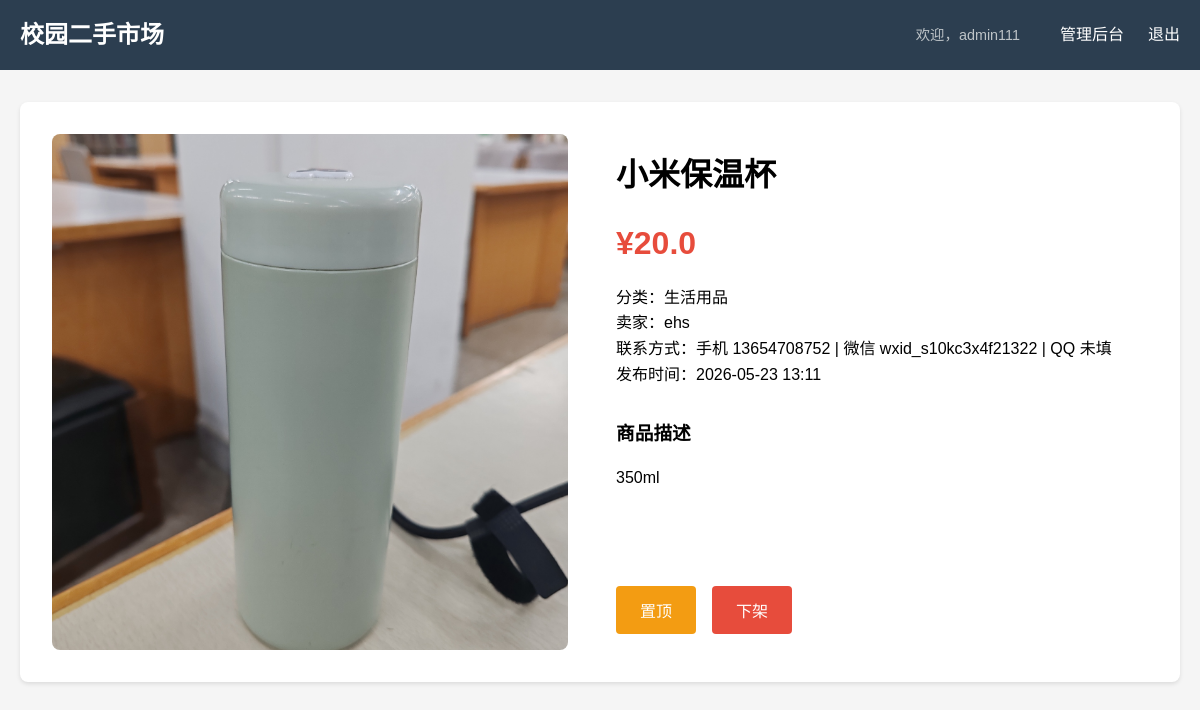
The app's page /admin/item/1 (signed in) with its own data.
### models.py (models this page shows, shortened)
class Item(db.Model):
    id = db.Column(db.Integer, primary_key=True)
    title = db.Column(db.String(100), nullable=False)
    description = db.Column(db.Text, nullable=False)
    price = db.Column(db.Float, nullable=False)
    category = db.Column(db.String(50), nullable=False)
    image_path = db.Column(db.String(200), nullable=False)
    create_time = db.Column(db.DateTime, default=datetime.now)
    is_sold = db.Column(db.Boolean, default=False)
    is_top = db.Column(db.Boolean, default=False)            # 是否置顶
    is_active = db.Column(db.Boolean, default=True)          # 商品是否有效（下架后为False）
    seller_id = db.Column(db.Integer, db.ForeignKey('user.id'), nullable=False)
    cart_entries = db.relationship('Cart', backref='item', lazy=True)
    orders = db.relationship('Order', backref='item', lazy=True)
    reports = db.relationship('Report', backref='item', lazy=True)
    def to_dict(self, hide_seller_info=False):
        data = {
            'id': self.id,
            'title': self.title,
            'description': self.description,
            'price': self.price,
            'category': self.category,
            'image_path': self.image_path,
            'create_time': self.create_time.strftime('%Y-%m-%d %H:%M'),
            'is_sold': self.is_sold,
            'is_top': self.is_top,
            'is_active': self.is_active,
            'seller_id': self.seller_id,
            'seller_username': self.seller.username
        }
        if not hide_seller_info:
            data['seller_phone'] = self.seller.phone
            data['seller_wechat'] = self.seller.wechat
            data['seller_qq'] = self.seller.qq
        return data

class User(db.Model):
    id = db.Column(db.Integer, primary_key=True)
    username = db.Column(db.String(50), unique=True, nullable=False)
    password = db.Column(db.String(100), nullable=False)
    phone = db.Column(db.String(20), nullable=False)
    wechat = db.Column(db.String(50), nullable=True, default='')
    qq = db.Column(db.String(20), nullable=True, default='')
    avatar = db.Column(db.String(200), default='default_avatar.png')
    is_admin = db.Column(db.Boolean, default=False)          # 是否为管理员
    create_time = db.Column(db.DateTime, default=datetime.now)
    items = db.relationship('Item', backref='seller', lazy=True)
    cart_items = db.relationship('Cart', backref='user', lazy=True)
    orders = db.relationship('Order', backref='buyer', lazy=True)
    notifications = db.relationship('Notification', backref='user', lazy=True)
    reports_made = db.relationship('Report', foreign_keys='Report.reporter_id', backref='reporter', lazy=True)

### app.py (the view)
@app.route('/admin/item/<int:item_id>')
def admin_item_detail(item_id):
    if not session.get('is_admin'):
        abort(403)
    item = Item.query.get_or_404(item_id)
    return render_template('admin_item_detail.html', item=item.to_dict(hide_seller_info=False))

### app.py (called while the page is built)
def get_cart_count():
    if 'user_id' in session:
        return Cart.query.filter_by(user_id=session['user_id']).count()
    return 0

def get_unread_notification_count():
    if 'user_id' in session:
        return Notification.query.filter_by(user_id=session['user_id'], is_read=False).count()
    return 0

def get_unhandled_reports_count():
    if session.get('is_admin'):
        return Report.query.filter_by(status='待处理').count()
    return 0

@app.context_processor
def inject_common():
    return dict(
        cart_count=get_cart_count(),
        notif_count=get_unread_notification_count(),   # 注意：函数名正确
        is_admin=session.get('is_admin', False),
        unhandled_reports_count=get_unhandled_reports_count()   # 新增
    )

@app.context_processor
def inject_common():
    return dict(
        cart_count=get_cart_count(),
        notif_count=get_unread_notification_count(),   # 注意：函数名正确
        is_admin=session.get('is_admin', False),
        unhandled_reports_count=get_unhandled_reports_count()   # 新增
    )

### templates/admin_item_detail.html (shortened to what this page needs)
{% extends "base.html" %}
{% block content %}
<div class="item-detail admin-detail">
    <div class="item-image">
        <img src="{{ url_for('static', filename='uploads/' + item.image_path) }}" alt="{{ item.title }}">
    </div>
    <div class="item-info">
        <div class="info-top">
            <h1>{{ item.title }}</h1>
            <p class="price">¥{{ item.price }}</p>
            <p>分类：{{ item.category }}</p>
            <p>卖家：{{ item.seller_username }}</p>
            <p>联系方式：手机 {{ item.seller_phone }} | 微信 {{ item.seller_wechat or '未填' }} | QQ {{ item.seller_qq or '未填' }}</p>
            <p>发布时间：{{ item.create_time }}</p>
            <div class="description">
                <h3>商品描述</h3>
                <p>{{ item.description }}</p>
            </div>
        </div>
        <div class="admin-actions">
            <button class="btn btn-top {% if not item.is_active %}disabled{% endif %}"
                    onclick="{% if item.is_active %}toggleTop({{ item.id }}){% else %}alert('商品已下架，无法置顶'){% endif %}"
                    {% if not item.is_active %}disabled{% endif %}>
                {% if item.is_top %}取消置顶{% else %}置顶{% endif %}
            </button>
            {% if item.is_active %}
                <button class="btn btn-danger" onclick="offShelf({{ item.id }})">下架</button>
            {% else %}
                <button class="btn btn-warning" onclick="relistItem({{ item.id }})">重新上架</button>
            {% endif %}
        </div>
    </div>
</div>
{% endblock %}

### static/css/style.css (style rules this page uses)
* { margin: 0; padding: 0; box-sizing: border-box; }
body { font-family: Arial, sans-serif; line-height: 1.6; background-color: #f5f5f5; padding-bottom: 80px; }
.item-info { padding: 1rem; }
.btn { padding: 0.75rem 1.5rem; background-color: #3498db; color: white; border: none; border-radius: 4px; cursor: pointer; font-size: 1rem; text-decoration: none; display: inline-block; }
.btn-danger { background-color: #e74c3c; }
.item-detail { display: grid; grid-template-columns: 1fr 1fr; gap: 2rem; background-color: white; padding: 2rem; border-radius: 8px; box-shadow: 0 2px 4px rgba(0,0,0,0.1); }
.item-image { aspect-ratio: 1/1; overflow: hidden; border-radius: 8px; }
.item-image img { width: 100%; height: 100%; object-fit: cover; object-position: center; }
.item-info h1 { margin-bottom: 1rem; }
.price { font-size: 2rem; font-weight: bold; color: #e74c3c; margin-bottom: 1rem; }
.description { margin-top: 2rem; }
.description h3 { margin-bottom: 1rem; }
input, textarea, select, button, label { font-family: inherit; font-size: 1rem; }
.item-image img { cursor: zoom-in; }

### templates/admin_item_detail.html (style rules this page uses)
.item-detail.admin-detail { display: flex; gap: 2rem; align-items: stretch; }
.item-detail.admin-detail .item-image { flex: 1; aspect-ratio: 1/1; overflow: hidden; border-radius: 8px; }
.item-detail.admin-detail .item-image img { width: 100%; height: 100%; object-fit: cover; }
.item-detail.admin-detail .item-info { flex: 1; display: flex; flex-direction: column; justify-content: space-between; }
.info-top { flex: 1; }
.admin-actions { margin-top: 1.5rem; display: flex; gap: 1rem; }
.btn-top { background-color: #f39c12; color: white; }

### records on screen
Item: image_path (picture), title "小米保温杯", price "20.0", category "生活用品", description "350ml"
User: seller_username "ehs", seller_phone "13654708752", wechat "wxid_s10kc3x4f21322"

### other values on screen
{{ session.username }} "admin111"
{{ item.seller_qq or '未填' }} "未填"
{{ item.create_time }} "2026-05-23 13:11"
